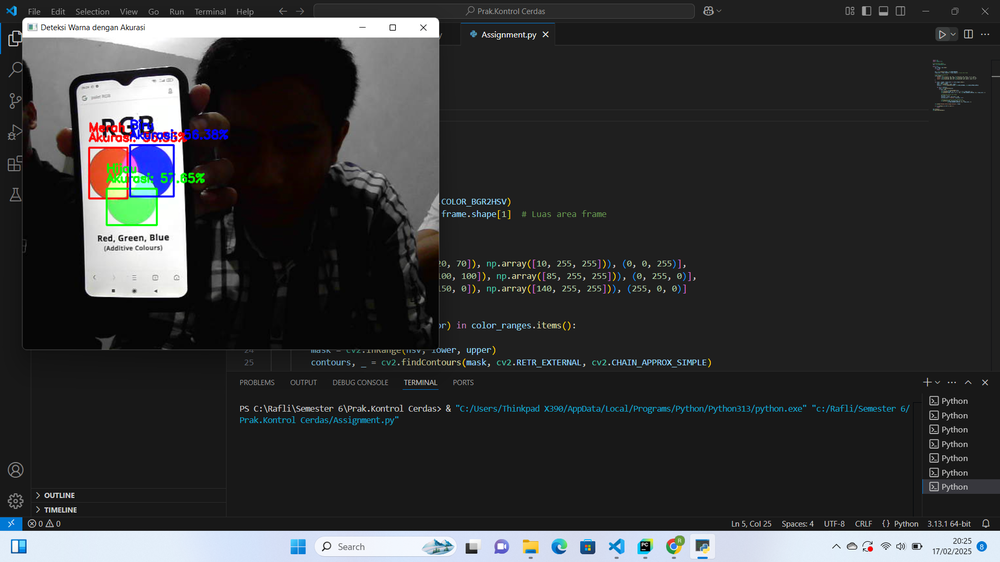
#> input picture Assignment.png, 1000 x 562 px, shrunk from 1920 x 1080 before the run, given in place of the camera
$ python 'deteksi 3.py'
#> lines starting #> are read from the running program, lines starting #| are printed output that depends on the picture; after the words box and inside, x2 and y2 are one past the last pixel; in counts of white or black regions, pixels touching at a corner belong together
import cv2
import numpy as np

# Inisialisasi kamera
cap = cv2.VideoCapture(1)

while True:
    ret, frame = cap.read()
#> frame is the input picture: shape (562, 1000, 3); mean B, G, R 53.8, 52.8, 51.9
    if not ret:
        break

    hsv = cv2.cvtColor(frame, cv2.COLOR_BGR2HSV)
#> hsv: shape (562, 1000, 3); mean H, S, V 15.7, 17.2, 56.4

    # Rentang warna dalam HSV
    color_ranges = {
        "Merah": [(np.array([0, 120, 70]), np.array([10, 255, 255])), (0, 0, 255)],
        "Hijau": [(np.array([35, 100, 100]), np.array([85, 255, 255])), (0, 255, 0)],
        "Biru": [(np.array([100, 150, 0]), np.array([140, 255, 255])), (255, 0, 0)]
    }

    for color, (ranges, frame_color) in color_ranges.items():
        lower, upper = ranges
        mask = cv2.inRange(hsv, lower, upper)
        contours, _ = cv2.findContours(mask, cv2.RETR_EXTERNAL, cv2.CHAIN_APPROX_SIMPLE)

        for cnt in contours:
            if cv2.contourArea(cnt) > 500:
                x, y, w, h = cv2.boundingRect(cnt)
                cv2.rectangle(frame, (x, y), (x + w, y + h), frame_color, 2)
                cv2.putText(frame, color, (x, y - 10), cv2.FONT_HERSHEY_SIMPLEX, 0.6, frame_color, 2)
#> this loop made 3 passes
#> pass 1, `mask = cv2.inRange(hsv, lower, upper)`:
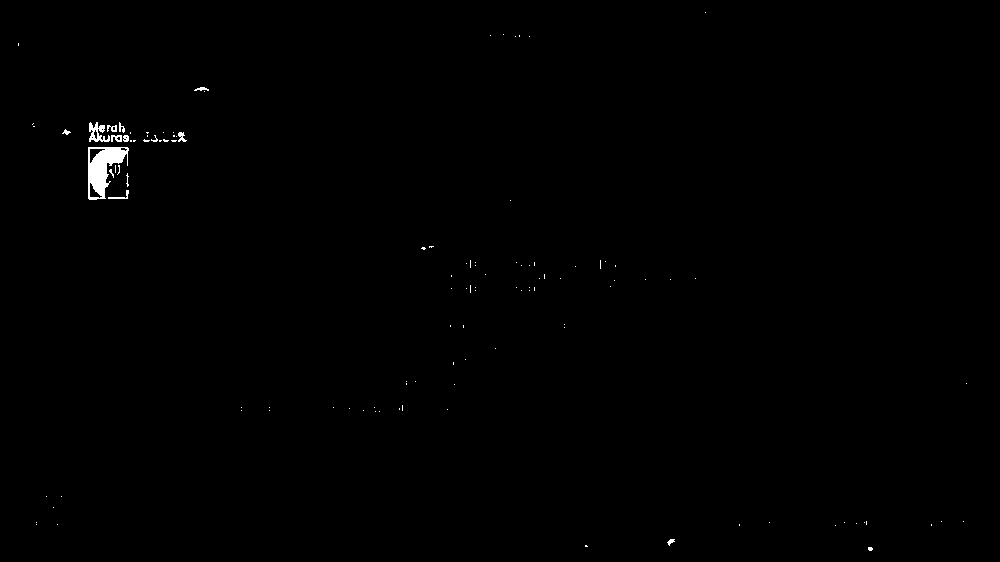
#> mask: shape (562, 1000); 0.36% white; 117 white regions (106 under 20 px), largest, box (x1, y1, x2, y2) and area: (88, 147, 129, 200) 1135, (89, 122, 110, 142) 216, (108, 190, 129, 199) 56
#> pass 2, `mask = cv2.inRange(hsv, lower, upper)`:
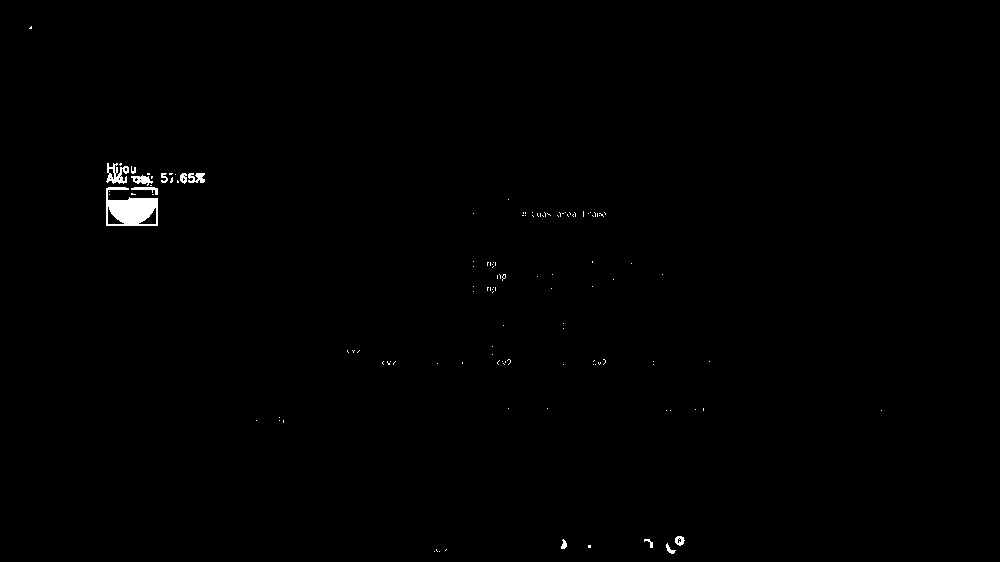
#> mask: shape (562, 1000); 0.44% white; 126 white regions (114 under 20 px), largest, box (x1, y1, x2, y2) and area: (106, 187, 158, 226) 1277, (106, 163, 129, 184) 250, (131, 175, 153, 186) 125
#> pass 3, `mask = cv2.inRange(hsv, lower, upper)`:
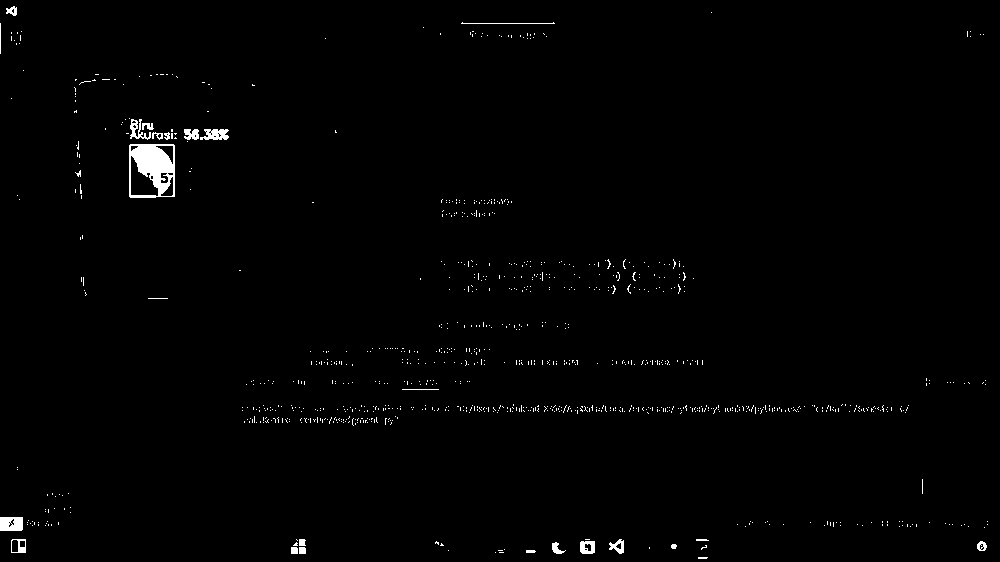
#> mask: shape (562, 1000); 1% white; 974 white regions (949 under 20 px), largest, box (x1, y1, x2, y2) and area: (129, 144, 175, 198) 1581, (0, 517, 23, 531) 304, (200, 129, 229, 140) 228
#> after the loop:
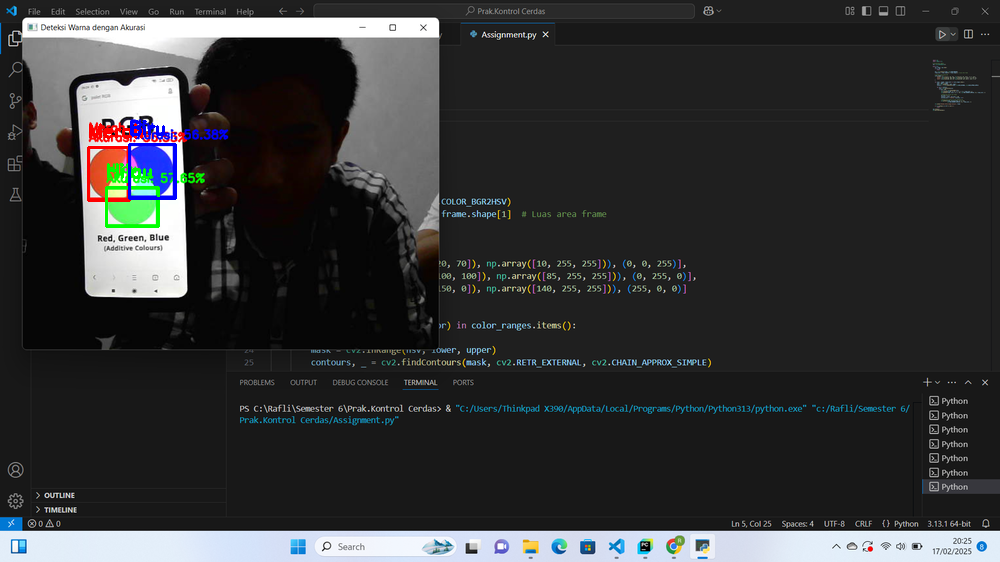
#> frame: shape (562, 1000, 3); 0.4% of pixels changed, all inside (x1, y1, x2, y2) = (87, 120, 177, 228)

    cv2.imshow("Deteksi Warna", frame)

    if cv2.waitKey(1) & 0xFF == ord('q'):
#> (key q is pressed here)
        break

cap.release()
cv2.destroyAllWindows()

$ run again, on deteksi warna merah.png
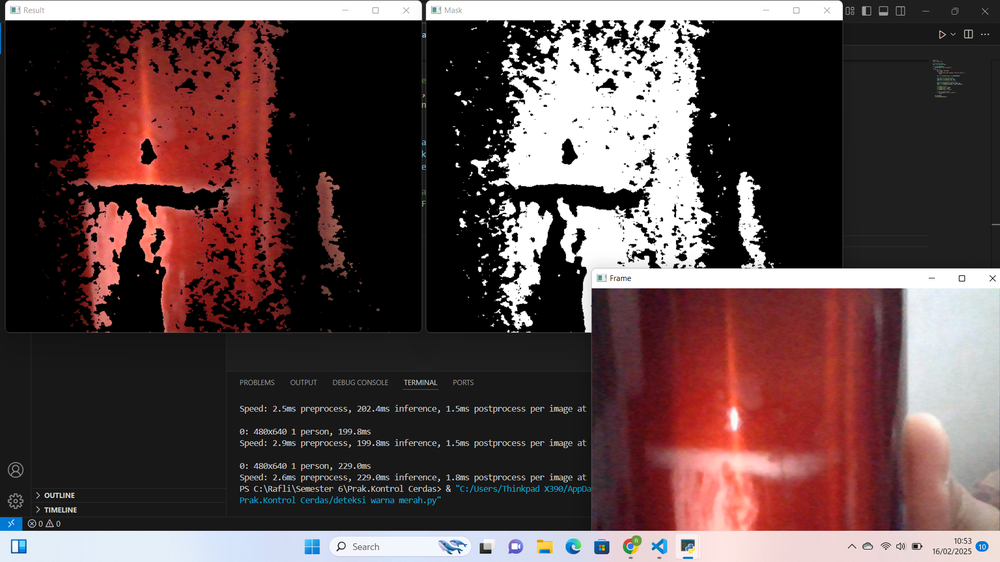
#> input picture deteksi warna merah.png, 1000 x 562 px, shrunk from 1920 x 1080 before the run, given in place of the camera
#> frame is the input picture: shape (562, 1000, 3); mean B, G, R 69.4, 69.4, 89.6
#> hsv: shape (562, 1000, 3); mean H, S, V 21.7, 46.3, 91.6
#> the loop `for color, (ranges, frame_color) in color_ranges.items():` made 3 passes
#> pass 1, `mask = cv2.inRange(hsv, lower, upper)`:
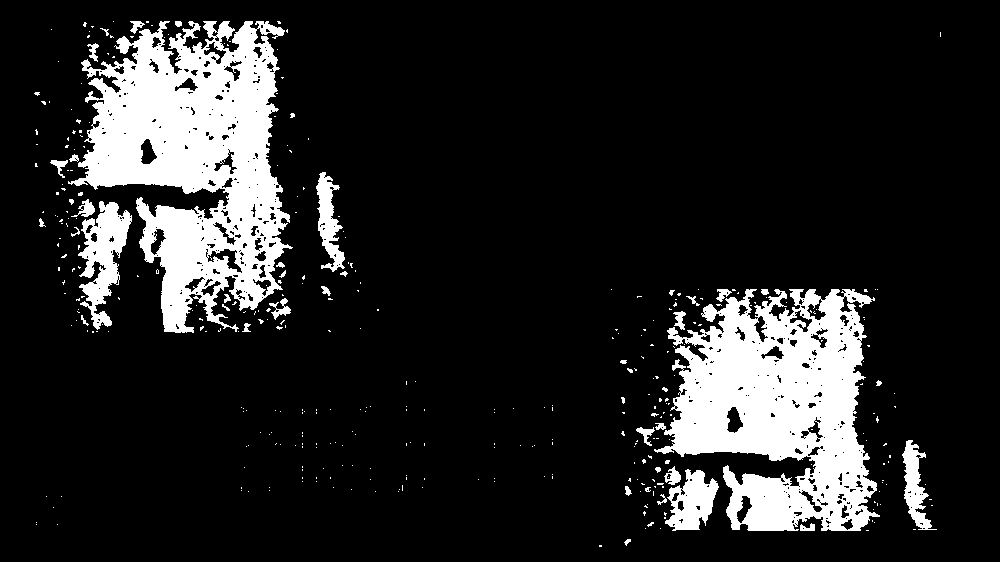
#> mask: shape (562, 1000); 14.5% white; 375 white regions (333 under 20 px), largest, box (x1, y1, x2, y2) and area: (68, 21, 293, 333) 37258, (654, 289, 880, 531) 32855, (78, 201, 132, 330) 3296
#> after the loop `for color, (ranges, frame_color) in color_ranges.items():`:
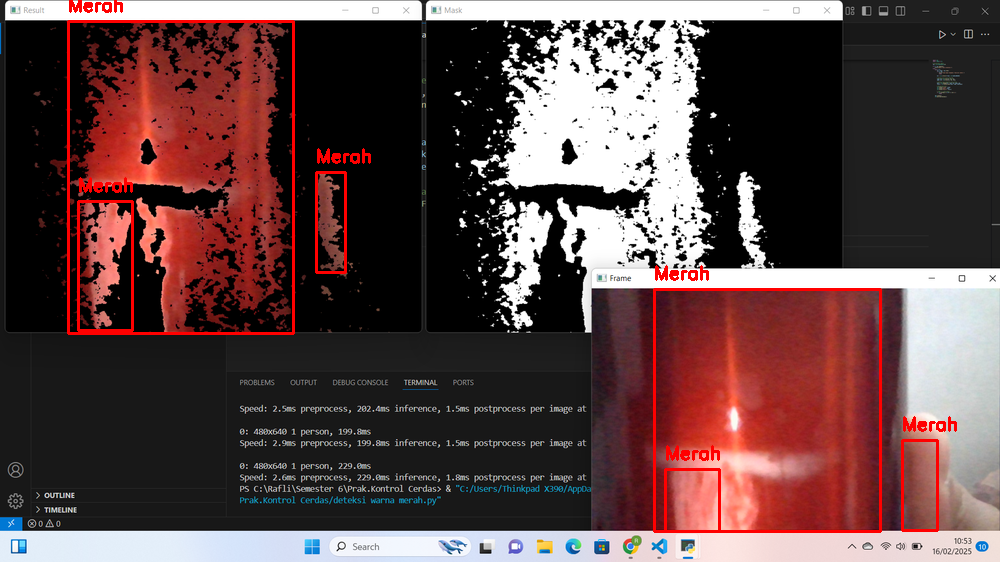
#> frame: shape (562, 1000, 3); 2.08% of pixels changed, all inside (x1, y1, x2, y2) = (67, 0, 957, 533)

$ run again, on deteksi yolov5.png
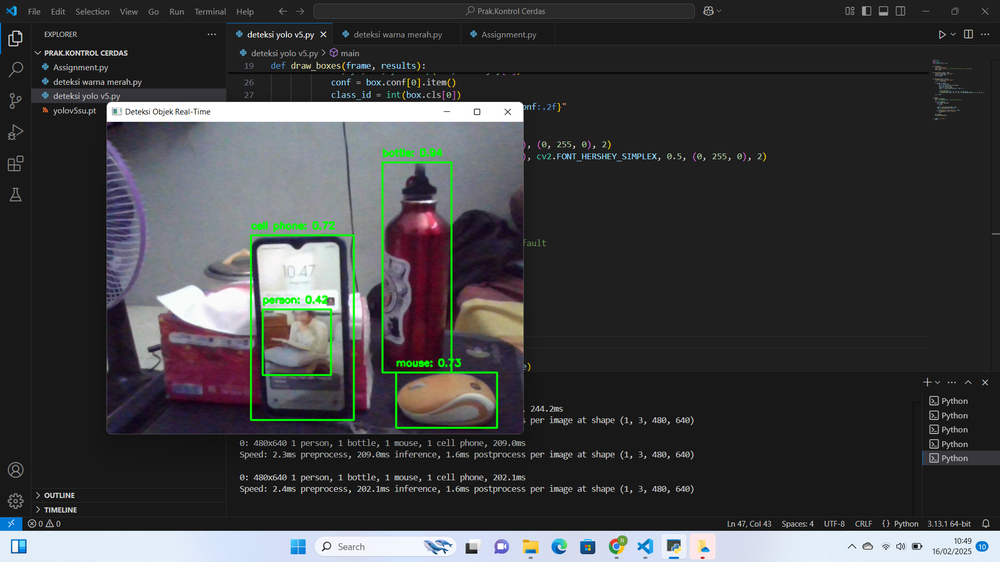
#> input picture deteksi yolov5.png, 1000 x 562 px, shrunk from 1920 x 1080 before the run, given in place of the camera
#> frame is the input picture: shape (562, 1000, 3); mean B, G, R 63.3, 62, 61.4
#> hsv: shape (562, 1000, 3); mean H, S, V 38.2, 23.4, 67.7
#> the loop `for color, (ranges, frame_color) in color_ranges.items():` made 3 passes
#> pass 1, `mask = cv2.inRange(hsv, lower, upper)`:
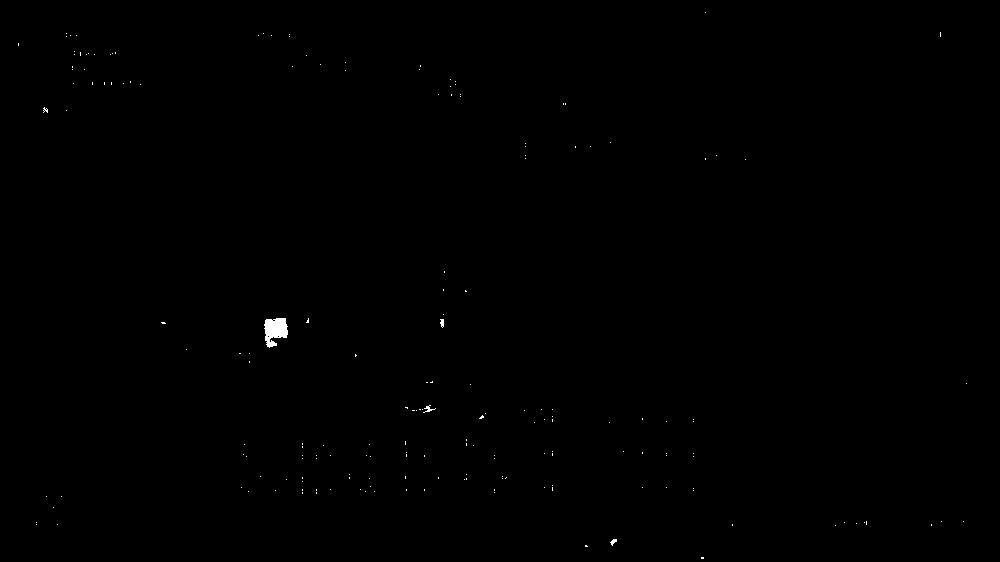
#> mask: shape (562, 1000); 0.16% white; 185 white regions (181 under 20 px), largest, box (x1, y1, x2, y2) and area: (264, 318, 288, 348) 491, (423, 405, 436, 413) 35, (440, 319, 444, 328) 27, (610, 539, 617, 546) 26
#> after the loop `for color, (ranges, frame_color) in color_ranges.items():`:
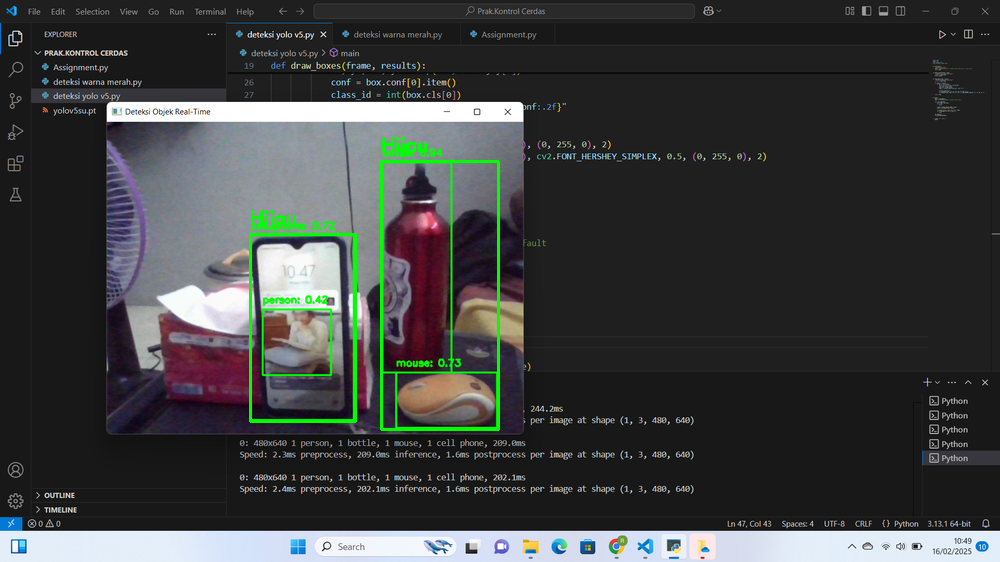
#> frame: shape (562, 1000, 3); 0.77% of pixels changed, all inside (x1, y1, x2, y2) = (249, 137, 500, 431)
